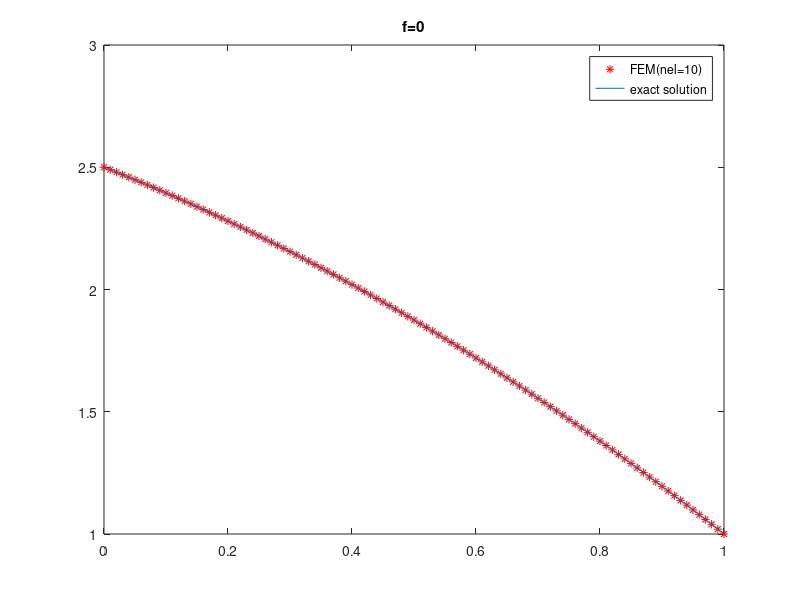

This chart was generated by the following MATLAB code:
clear;
nel=100;
h=1/nel;
f=1/nel;
q0=1
T1=1;
fe=1:nel;
fe=fe*0+f;
fe(1)=q0+f/2;
fe(nel)=T1/h+f;
K=zeros(nel);
for ii=1:nel
    for jj=1:nel
        if ii==jj
            K(ii,jj)=2;
        end
        if ii==jj+1
            K(ii,jj)=-1;
        end
        if ii==jj-1
            K(ii,jj)=-1;
        end
    end
end
K(1,1)=1;
%K(100,100)=1;
d=inv(K/h)*fe';
xx=linspace(0,1,nel+1)
plot(xx,[d;1],'r*');
hold on;
x=linspace(0,1,100);
%plot(x,T1+(1-x)*q0);
plot(x,T1+(1-x)*q0+(1-x.^2)*0.5)
title('f=0')
legend('FEM(nel=10)','exact solution');
